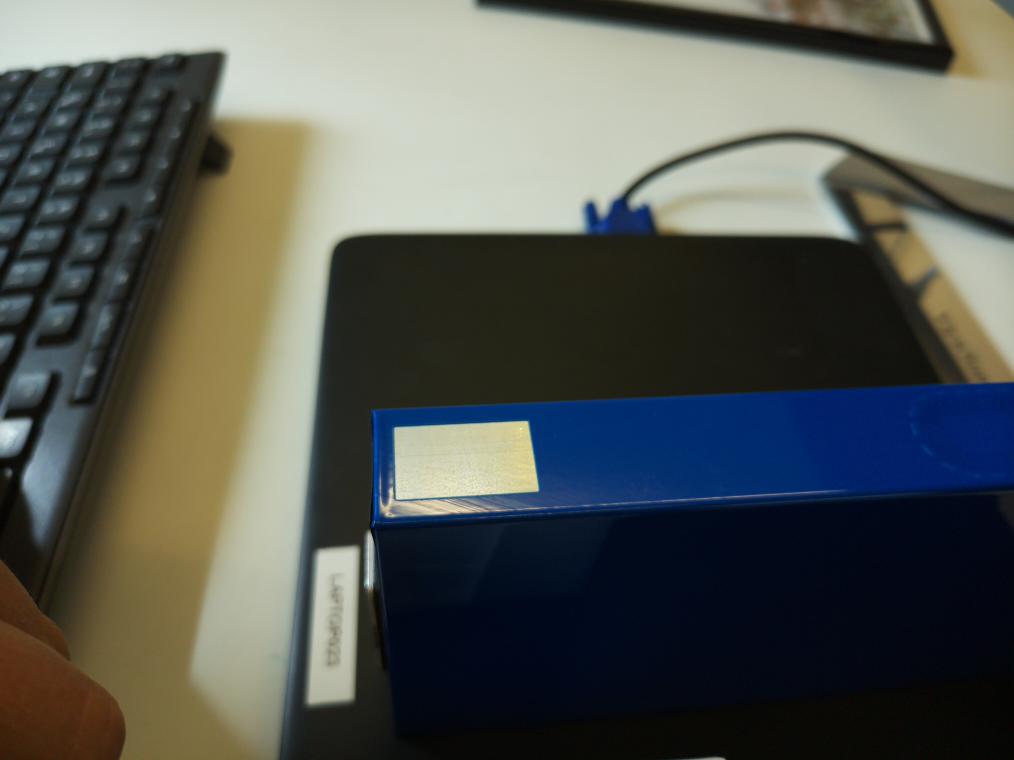
#> input picture IO_Pictures/image_2025-08-12_11-00-50.jpg, 4056 x 3040 px (shown at 1/4 size)
$ python 'test analyzer.py'
#> lines starting #> are read from the running program, lines starting #| are printed output that depends on the picture; after the words box and inside, x2 and y2 are one past the last pixel; in counts of white or black regions, pixels touching at a corner belong together
# test_analyzer.py
import cv2
import numpy as np

# ===== KONFIGURATION (Diese Werte musst du anpassen!) =====

# --- GEOMETRIE-PRÜFUNG ---
# WICHTIG: Die Erkennung von "Silber" ist schwierig und stark von der Beleuchtung abhängig.
# Wir definieren Silber als "wenig Farbe (Saturation) und hohe Helligkeit (Value)".
# Diese Werte MUSST du für dein Setup anpassen!
LOWER_SILVER = np.array([0, 0, 127])
UPPER_SILVER = np.array([114, 103, 255])

# Toleranzen für die Geometrie des Cut-Outs (in PIXEL)
# Diese Werte musst du nach der Kalibrierung ("Pixel pro Millimeter") eintragen.
MIN_FLAECHE_CUTOUT = 1800  # Beispielwert!
MAX_FLAECHE_CUTOUT = 2200  # Beispielwert!
ERWARTETE_X_POS = 25       # Beispielwert! Erwarteter Mittelpunkt auf der X-Achse
POS_TOLERANZ = 25           # +/- 25 Pixel Toleranz

# --- SAUBERKEITS-PRÜFUNG ---
# Diese Werte sind meist einfacher zu finden.
LOWER_BLUE = np.array([90, 60, 60])
UPPER_BLUE = np.array([130, 255, 255])
# Weniger als dieser Anteil an blauen Pixeln im Cut-Out gilt als sauber
ANTEIL_BLAU_FUER_IO = 0.005 # Entspricht 0.5%

# ====================================================================

# Wähle hier das Bild aus, das du testen möchtest
# Nimm zuerst ein Bild, bei dem die Geometrie falsch ist (N.I.O.)
# Dann eines, das Nachbearbeitung braucht.
# Zum Schluss eines, das perfekt ist (I.O.)
test_image_path = "IO_Pictures/image_2025-08-12_11-00-50.jpg"
# test_image_path = "IO_Pictures/dein_io_testbild.jpg"

# --- Code-Beginn ---

image = cv2.imread(test_image_path)
#> image is the input picture: shape (3040, 4056, 3); mean B, G, R 82.3, 87.2, 83.9
if image is None:
    print(f"FEHLER: Bild konnte nicht geladen werden unter {test_image_path}")
    exit()

# Wir erstellen eine Kopie, um darauf zu zeichnen, ohne das Original zu verändern
output_image = image.copy()
hsv = cv2.cvtColor(image, cv2.COLOR_BGR2HSV)
#> hsv: shape (3040, 4056, 3); mean H, S, V 57.3, 106.1, 98

# ===== SCHRITT 1: GEOMETRIE-PRÜFUNG =====
print("--- Starte Gate 1: Geometrie-Prüfung ---")
silver_mask = cv2.inRange(hsv, LOWER_SILVER, UPPER_SILVER)
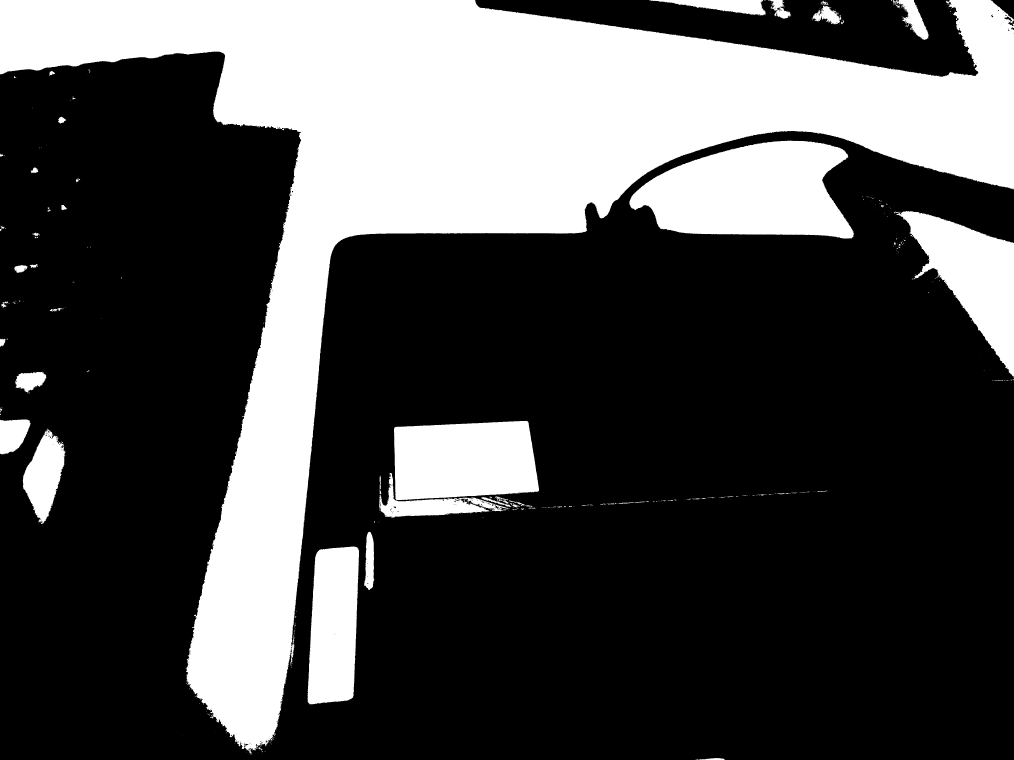
#> silver_mask: shape (3040, 4056) (shown at 1/4 size); 29.5% white; 630 white regions (532 under 20 px)
contours, _ = cv2.findContours(silver_mask, cv2.RETR_EXTERNAL, cv2.CHAIN_APPROX_SIMPLE)
#> contours = 628 contours, 561 with area under 20; largest, box (x1, y1, x2, y2) and area: (0, 0, 4056, 3012) 2838343, (2518, 562, 3416, 954) 249494, (1576, 1683, 2156, 2001) 160663, (3585, 844, 4056, 1507) 133516, (1230, 2186, 1436, 2817) 109732

final_status = "nio" # Standard-Annahme ist N.I.O.

if not contours:
    print("-> Ergebnis: Kein silberner Cut-Out gefunden. STATUS: N.I.O.")
else:
    cutout_contour = max(contours, key=cv2.contourArea)
#> cutout_contour = contour of 7604 points, box (x1, y1, x2, y2) (0, 0, 4056, 3012), area 2838343
    flaeche = cv2.contourArea(cutout_contour)
#> flaeche = 2838343

    # Zeichne die gefundene Kontur auf das Ausgabebild (in Grün)
    cv2.drawContours(output_image, [cutout_contour], -1, (0, 255, 0), 3)

    # Prüfe Fläche und Position
    M = cv2.moments(cutout_contour)
#> M = moments, m00 2838343, centre m10/m00, m01/m00 = (1854, 759.2)
    cX = int(M["m10"] / M["m00"]) if M["m00"] != 0 else 0
#> cX = 1854

    print(f"-> Messung: Fläche={flaeche}, Position X={cX}")
#| -> Messung: Fläche=2838343.0, Position X=1854

    if not (MIN_FLAECHE_CUTOUT < flaeche < MAX_FLAECHE_CUTOUT):
        print(f"-> Ergebnis: Fläche ({flaeche}) außerhalb der Toleranz. STATUS: N.I.O.")
#| -> Ergebnis: Fläche (2838343.0) außerhalb der Toleranz. STATUS: N.I.O.
        final_status = "nio"
    elif abs(cX - ERWARTETE_X_POS) > POS_TOLERANZ:
        print(f"-> Ergebnis: Position ({cX}) außerhalb der Toleranz. STATUS: N.I.O.")
        final_status = "nio"
    else:
        print("✅ Geometrie bestanden. Starte Gate 2: Sauberkeits-Prüfung...")

        # ===== SCHRITT 2: SAUBERKEITS-PRÜFUNG =====
        cutout_mask = np.zeros_like(silver_mask)
        cv2.drawContours(cutout_mask, [cutout_contour], -1, 255, thickness=cv2.FILLED)

        blue_mask = cv2.inRange(hsv, LOWER_BLUE, UPPER_BLUE)
        blaue_reste_maske = cv2.bitwise_and(blue_mask, blue_mask, mask=cutout_mask)

        blauer_anteil = np.sum(blaue_reste_maske > 0) / flaeche

        print(f"-> Messung: Blauer Anteil im Cut-Out = {blauer_anteil:.3%}")

        if blauer_anteil < ANTEIL_BLAU_FUER_IO:
            print("-> Ergebnis: Cut-Out ist sauber. STATUS: I.O.")
            final_status = "io"
        else:
            print("-> Ergebnis: Blaue Reste gefunden. STATUS: NACHBEARBEITUNG.")
            final_status = "nachbearbeitung"

# --- VISUALISIERUNG ---
print(f"\n--- ENDGÜLTIGER STATUS: {final_status.upper()} ---")

# Zeige die Masken an, um zu sehen, was der Computer erkennt
cv2.imshow("1 - Silber-Erkennung (fuer Geometrie)", silver_mask)
cv2.imshow("2 - Original mit gefundener Kontur", output_image)

cv2.waitKey(0)
cv2.destroyAllWindows()

$ run again, with IO_Pictures/image_2025-08-12_11-04-51.jpg copied over IO_Pictures/image_2025-08-12_11-00-50.jpg
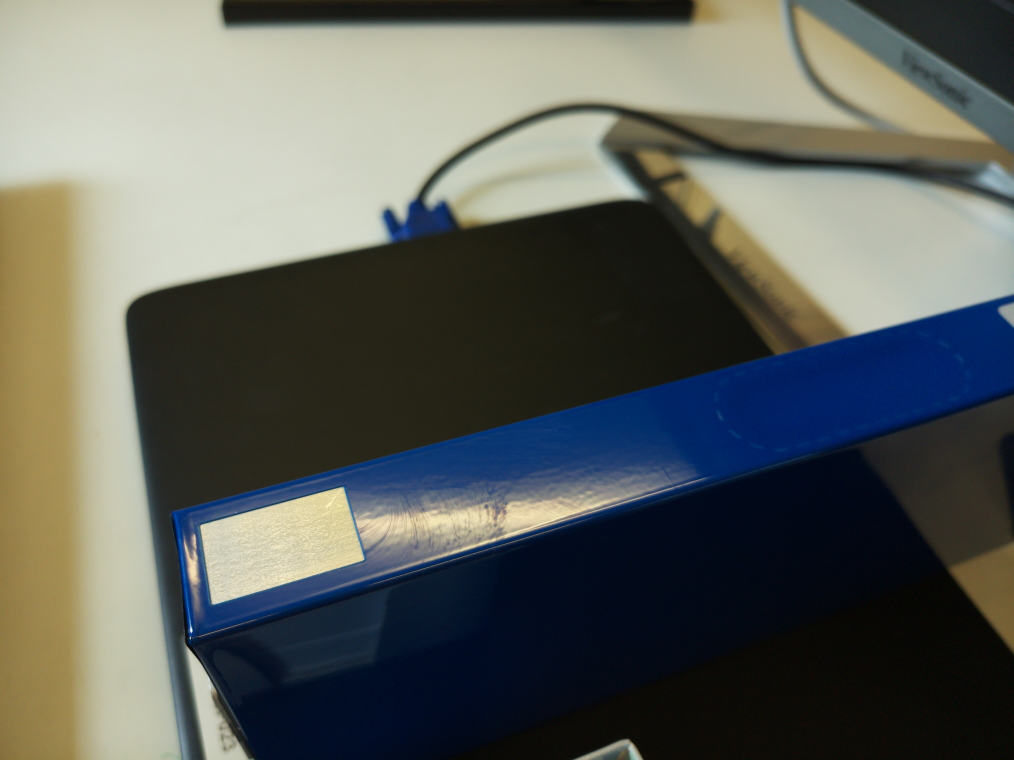
#> input picture IO_Pictures/image_2025-08-12_11-04-51.jpg, 4056 x 3040 px (shown at 1/4 size)
#> image is the input picture: shape (3040, 4056, 3); mean B, G, R 90.4, 95.8, 92.7
#> hsv: shape (3040, 4056, 3); mean H, S, V 53.7, 102.8, 106.6
#> `silver_mask = cv2.inRange(hsv, LOWER_SILVER, UPPER_SILVER)`:
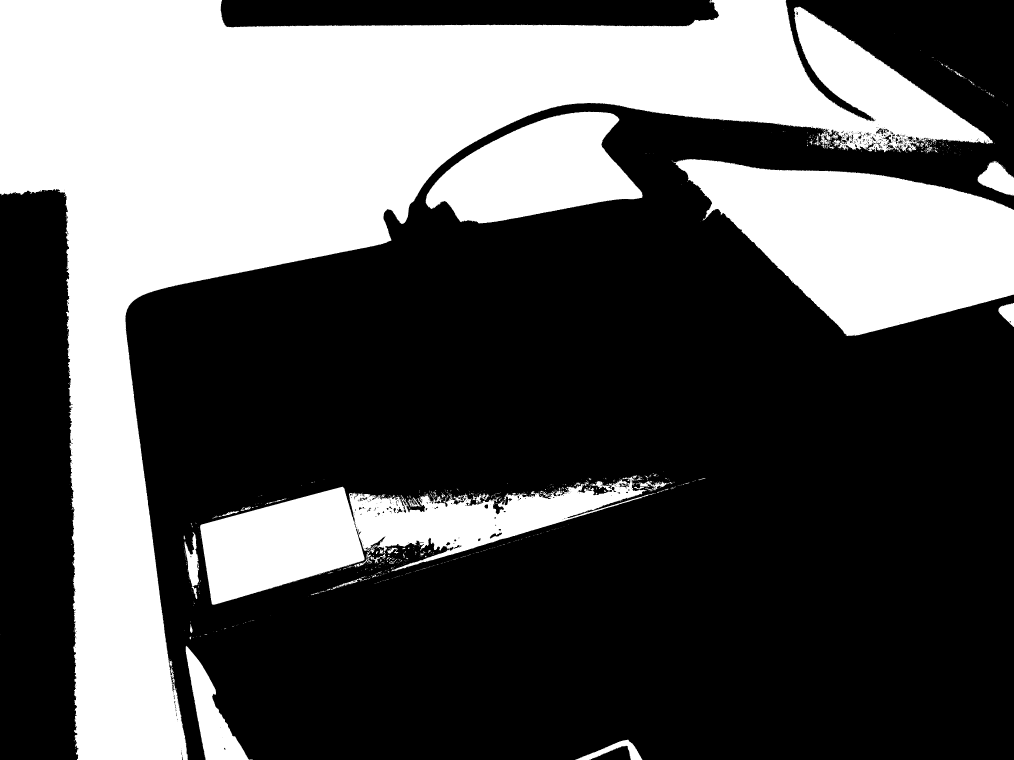
#> silver_mask: shape (3040, 4056) (shown at 1/4 size); 35% white; 1276 white regions (1147 under 20 px)
#> contours = 1256 contours, 1168 with area under 20; largest, box (x1, y1, x2, y2) and area: (0, 0, 3972, 3040) 3053554, (2694, 636, 4056, 1344) 576432, (800, 1906, 2618, 2419) 360399, (1703, 447, 2571, 894) 235474, (743, 2583, 1011, 3040) 42194
#> cutout_contour = contour of 9499 points, box (x1, y1, x2, y2) (0, 0, 3972, 3040), area 3053554
#> flaeche = 3053554.5
#> M = moments, m00 3053554.5, centre m10/m00, m01/m00 = (1252.5, 807)
#> cX = 1252
#| -> Messung: Fläche=3053554.5, Position X=1252
#| -> Ergebnis: Fläche (3053554.5) außerhalb der Toleranz. STATUS: N.I.O.

$ run again, with IO_Pictures/image_2025-08-12_11-05-51.jpg copied over IO_Pictures/image_2025-08-12_11-00-50.jpg
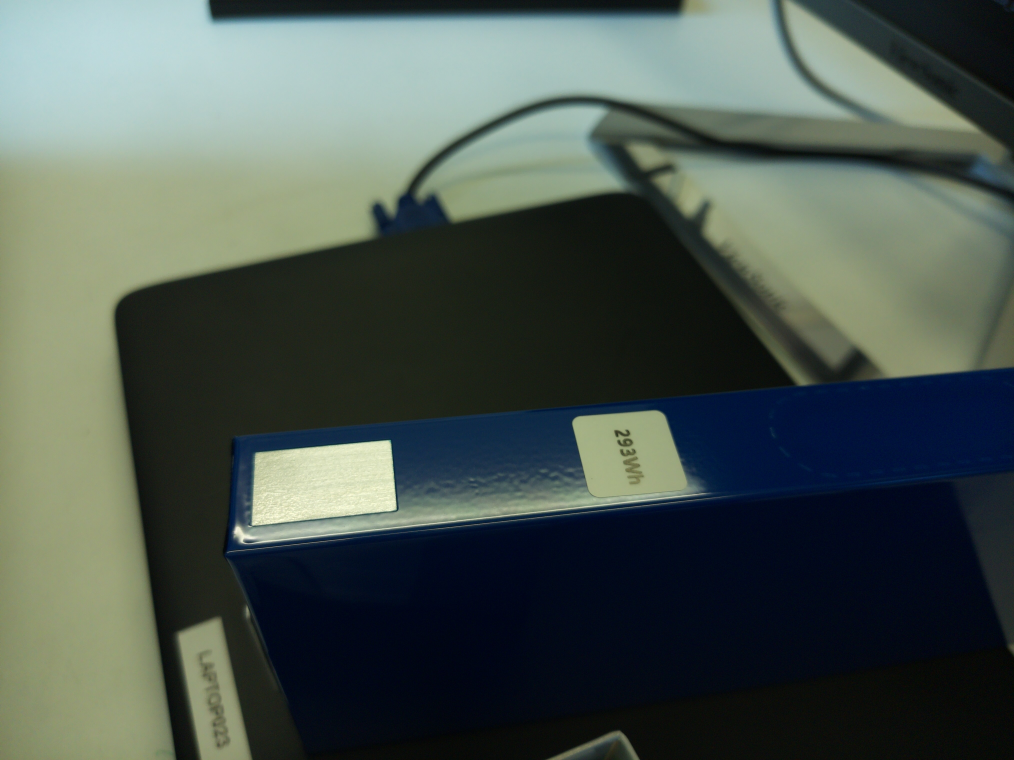
#> input picture IO_Pictures/image_2025-08-12_11-05-51.jpg, 4056 x 3040 px (shown at 1/4 size)
#> image is the input picture: shape (3040, 4056, 3); mean B, G, R 80, 86.4, 75.3
#> hsv: shape (3040, 4056, 3); mean H, S, V 70.1, 102.8, 92
#> `silver_mask = cv2.inRange(hsv, LOWER_SILVER, UPPER_SILVER)`:
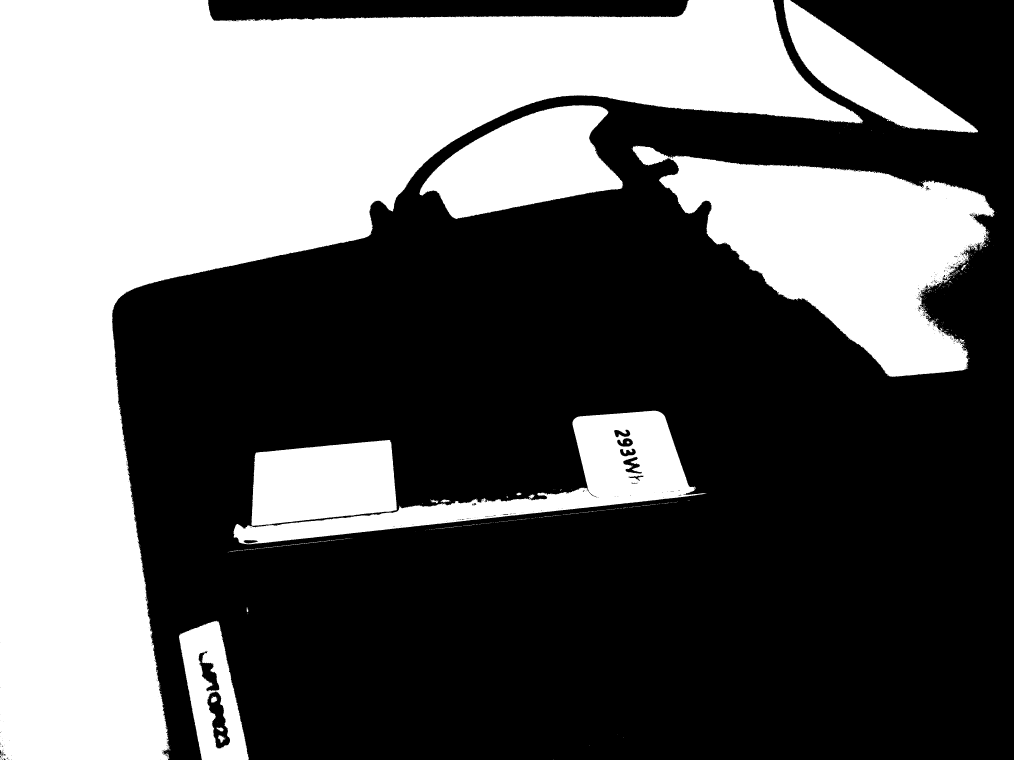
#> silver_mask: shape (3040, 4056) (shown at 1/4 size); 39.1% white; 639 white regions (599 under 20 px)
#> contours = 617 contours, 602 with area under 20; largest, box (x1, y1, x2, y2) and area: (0, 0, 3453, 3040) 3348384, (2530, 583, 3979, 1507) 636727, (933, 1643, 2826, 2177) 234062, (1678, 421, 2493, 876) 217561, (1006, 1760, 1587, 2104) 161854
#> cutout_contour = contour of 5668 points, box (x1, y1, x2, y2) (0, 0, 3453, 3040), area 3348384
#> flaeche = 3348384
#> M = moments, m00 3348384, centre m10/m00, m01/m00 = (927.9, 996)
#> cX = 927
#| -> Messung: Fläche=3348384.0, Position X=927
#| -> Ergebnis: Fläche (3348384.0) außerhalb der Toleranz. STATUS: N.I.O.

$ run again, with IO_Pictures/image_2025-08-12_11-06-13.jpg copied over IO_Pictures/image_2025-08-12_11-00-50.jpg
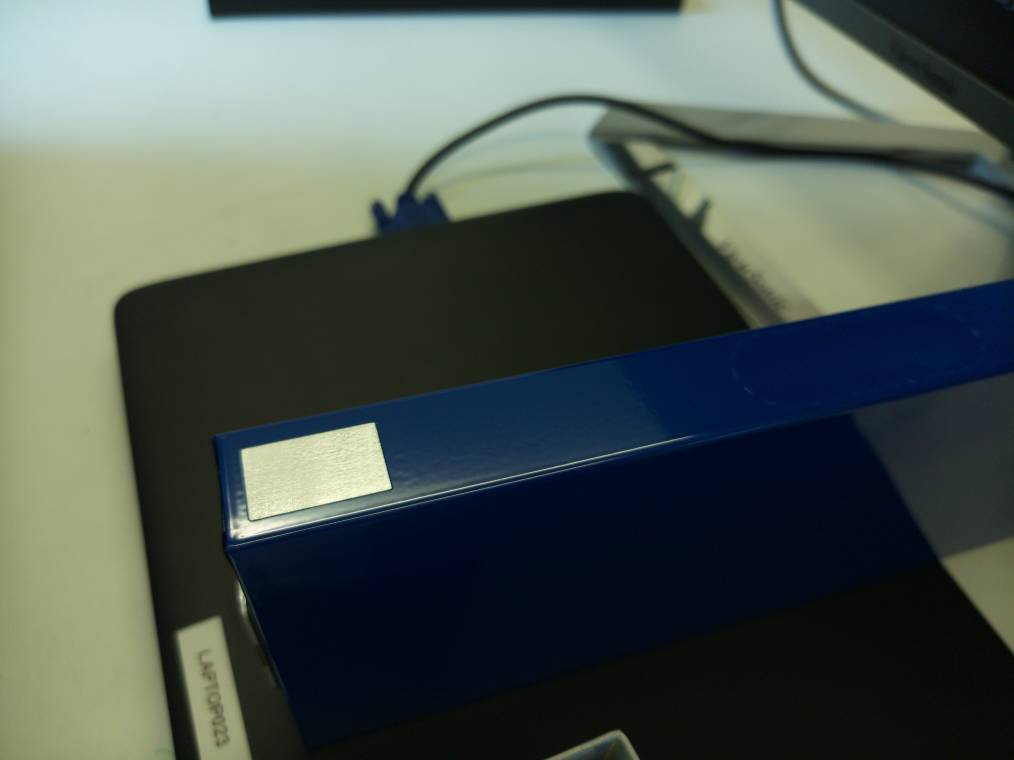
#> input picture IO_Pictures/image_2025-08-12_11-06-13.jpg, 4056 x 3040 px (shown at 1/4 size)
#> image is the input picture: shape (3040, 4056, 3); mean B, G, R 80.3, 86.5, 76.2
#> hsv: shape (3040, 4056, 3); mean H, S, V 68.6, 103.4, 92.7
#> `silver_mask = cv2.inRange(hsv, LOWER_SILVER, UPPER_SILVER)`:
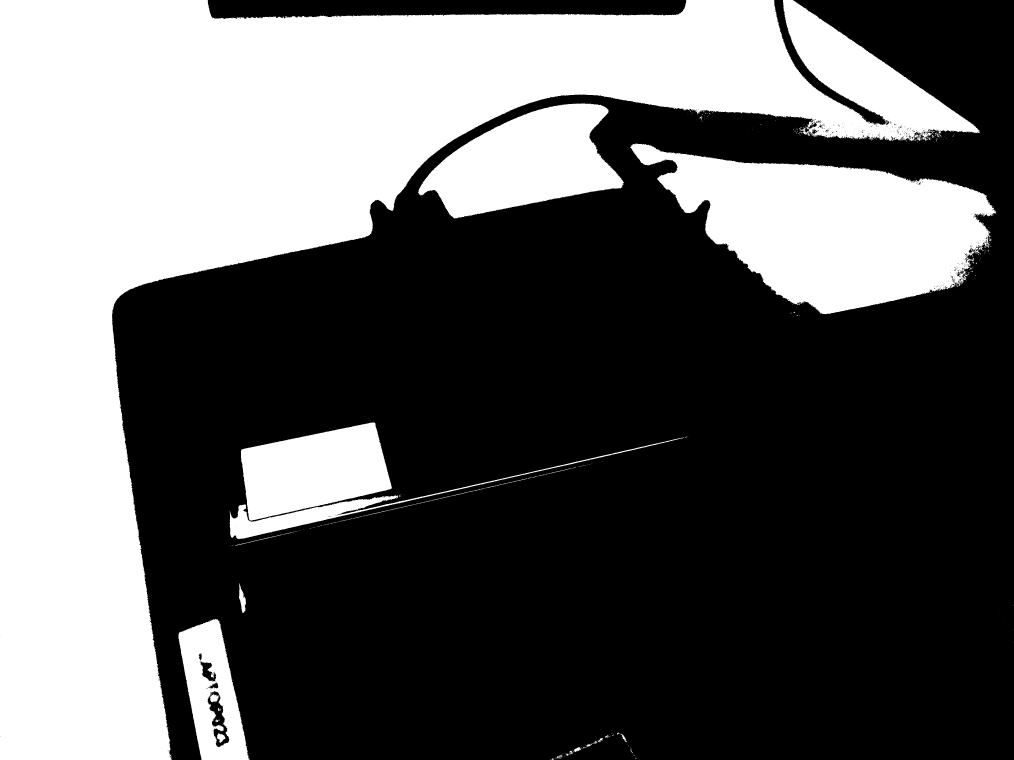
#> silver_mask: shape (3040, 4056) (shown at 1/4 size); 37.5% white; 613 white regions (565 under 20 px)
#> contours = 571 contours, 541 with area under 20; largest, box (x1, y1, x2, y2) and area: (0, 0, 3920, 3040) 3535447, (2521, 574, 3985, 1257) 556740, (1672, 414, 2496, 874) 222762, (963, 1690, 1567, 2082) 159255, (714, 2476, 999, 3040) 98822
#> cutout_contour = contour of 7641 points, box (x1, y1, x2, y2) (0, 0, 3920, 3040), area 3535447
#> flaeche = 3535447
#> M = moments, m00 3535447, centre m10/m00, m01/m00 = (1051.5, 963.5)
#> cX = 1051
#| -> Messung: Fläche=3535447.0, Position X=1051
#| -> Ergebnis: Fläche (3535447.0) außerhalb der Toleranz. STATUS: N.I.O.
